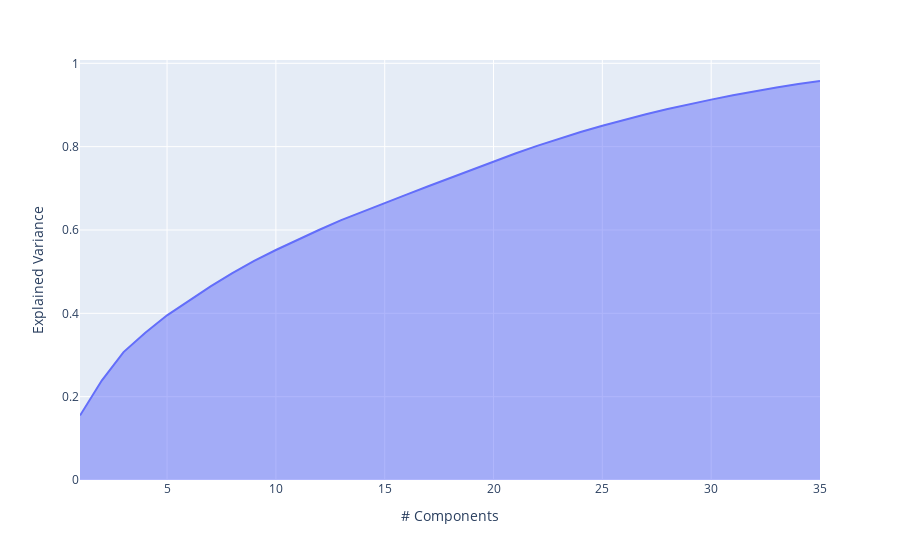

The cell this chart's notebook holds for it:
### Code cell
exp_var_cumul = np.cumsum(skpca.explained_variance_ratio_)

px.area(
    x=range(1, exp_var_cumul.shape[0] + 1),
    y=exp_var_cumul,
    labels={"x": "# Components", "y": "Explained Variance"})

### Figure 1 — Plotly figure (JSON) as saved in the notebook; plotly's stock layout.template omitted (floating-point values rounded to 4 significant figures)
{"data": [{"hovertemplate": "# Components=%{x}<br>Explained Variance=%{y}<extra></extra>", "legendgroup": "", "line": {"color": "#636efa"}, "marker": {"symbol": "circle"}, "mode": "lines", "name": "", "orientation": "v", "showlegend": false, "stackgroup": "1", "type": "scatter", "x": [1, 2, 3, 4, 5, 6, 7, 8, 9, 10, 11, 12, 13, 14, 15, 16, 17, 18, 19, 20, 21, 22, 23, 24, 25, 26, 27, 28, 29, 30, 31, 32, 33, 34, 35], "xaxis": "x", "y": [0.1548, 0.2388, 0.3069, 0.3536, 0.3952, 0.4308, 0.4647, 0.4963, 0.526, 0.552, 0.5768, 0.6006, 0.6235, 0.6445, 0.6648, 0.6849, 0.7049, 0.7248, 0.7447, 0.7642, 0.7836, 0.8019, 0.8188, 0.8352, 0.8502, 0.8647, 0.8778, 0.8901, 0.9019, 0.9129, 0.9234, 0.9333, 0.9419, 0.9501, 0.9576], "yaxis": "y"}], "layout": {"legend": {"tracegroupgap": 0}, "margin": {"t": 60}, "xaxis": {"anchor": "y", "domain": [0, 1], "title": {"text": "# Components"}}, "yaxis": {"anchor": "x", "domain": [0, 1], "title": {"text": "Explained Variance"}}}}
